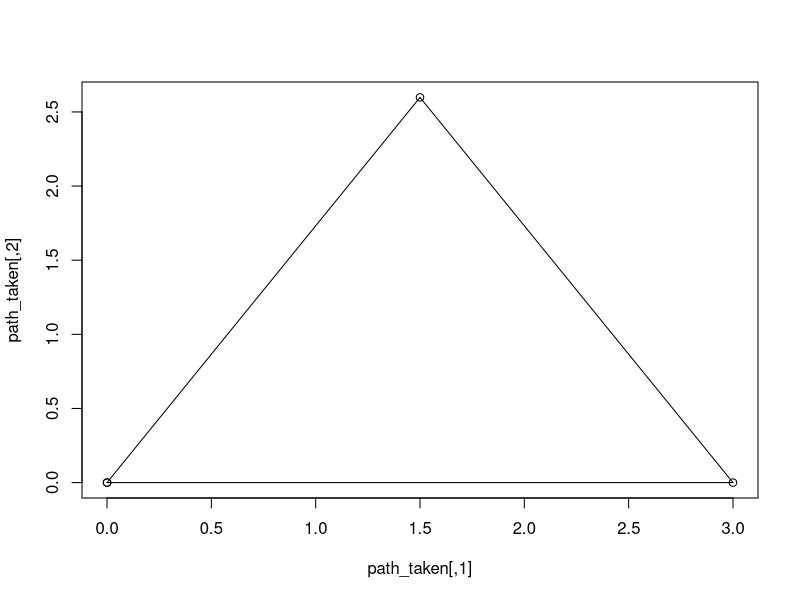

Reproduce this figure in R.
## ---- chunk 1
library(gganimate)
## ---- chunk 2
gif_file("./img/turtle.gif")
## ---- chunk 3
library(methods)
setClass("Turtle", 
         slots = c(location = "numeric", orientation = "numeric", path = "matrix")
)
## ---- chunk 4
lil_turtle <- new("Turtle", 
                  location = c(0,0), 
                  orientation = 0,
                  path = matrix(c(0,0), ncol = 2))
lil_turtle
## ---- chunk 5
lil_turtle@location
lil_turtle@orientation
## ---- chunk 6
okTurtle <- function(object) {
  # check location has length 2
  loc_ln <- length(object@location)
  # check orientation is between -360 to 360 and has length one
  orientation <- object@orientation
  # check path is a numeric matrix
  path <- object@path
  c(if (loc_ln != 2) "location must have length two.",
    if (length(orientation) != 1) "orientation must have length one.",
    if (abs(orientation) > 360) paste("orientation angle", orientation, "must be between -360 and 360 degrees."),
    if (mode(path) != "numeric") "path must be a numeric matrix",
    if (ncol(path) != 2) "path must have two columns"
  )
  TRUE
}

setValidity("Turtle", okTurtle)
## ---- chunk 7
Turtle <- function(location = c(0,0), orientation = 0) {
  new("Turtle", 
      location = location, 
      orientation = orientation,
      path = matrix(location, ncol = 2))
}
## ---- chunk 8
setGeneric("forward", 
           function(x, ...) standardGeneric("forward")
)

## ---- chunk 9
setGeneric("turn", function(x, ...) standardGeneric("turn"))
## ---- chunk 10
setGeneric("location", function(x) standardGeneric("location"))
setGeneric("location<-", function(x, value) standardGeneric("location<-"))
setGeneric("orientation", function(x) standardGeneric("orientation"))
setGeneric("orientation<-", function(x, value) standardGeneric("orientation<-"))
setGeneric("path", function(x) standardGeneric("path"))
setGeneric("path<-", function(x, value) standardGeneric("path<-"))
## ---- chunk 11
setMethod("location", signature = "Turtle", function(x) x@location)
setMethod("orientation", signature = "Turtle", function(x) x@orientation)
setMethod("path", signature = "Turtle", function(x) x@path )
## ---- chunk 12
setMethod("location<-", signature = "Turtle", function(x, value) {
  x@location <- value
  stopifnot(validObject(x))
  x
})

setMethod("orientation<-", signature = "Turtle", function(x, value) {
  x@orientation <- orientation(x) + value
  stopifnot(validObject(x))
  x
})

setMethod("path<-", "Turtle", function(x, value) {
  x@path <- rbind(path(x), matrix(value, ncol = 2))
  stopifnot(validObject(x))
  x
})

## ---- chunk 13
setMethod("forward", signature = "Turtle",
          function(x, steps) {
            location <- location(x)
            angle <- orientation(x) * pi / 180
            x_dir <- steps * cos(angle)
            y_dir <- steps * sin(angle)
            
            new_location <- c(location[1] + x_dir, 
                              location[2] + y_dir)
            
            location(x) <- new_location
            path(x) <- new_location
            
            x
          })

setMethod("turn", "Turtle", function(x, angle) {
  orientation(x) <- angle
  x
})
## ---- chunk 14
setMethod("show", "Turtle",
          function(object) {
            utf8::utf8_print(paste("\U1F422",
                                   paste("Located at:", paste(round(location(object), 1), collapse = ",")),
                                   paste("Facing:", orientation(object), "degrees"),
                                   collapse = "\n"))
          })

lil_turtle
## ---- chunk 15
library(magrittr)
turtle <- Turtle()

turtle <- turtle %>% 
  turn(angle = 60) %>% 
  forward(steps = 3) %>%
  turn(angle = -120) %>% 
  forward(steps = 3) %>% 
  turn(angle = -120) %>% 
  forward(steps = 3)

turtle 
path_taken <- path(turtle)
plot(path_taken)
segments(path_taken[1:3,1], 
         path_taken[1:3,2], 
         path_taken[2:4, 1], 
         path_taken[2:4, 2])
## ---- chunk 16
setClass("TurtleWithPen", 
         slots = c(colour = "character", thickness = "numeric", on = "logical"),
         contains = "Turtle")
## ---- chunk 17
TurtleWithPen <- function(x, colour = "pink", thickness = 1, on = FALSE) {
  new("TurtleWithPen", colour = colour, thickness = thickness, on = on, x)
}

turtle <- TurtleWithPen(Turtle())
turtle
class(turtle)
## ---- chunk 18
turtle %>% 
  turn(angle = 60) %>% 
  forward(steps = 3) %>%
  turn(angle = -120) %>% 
  forward(steps = 3) %>% 
  turn(angle = -120) %>% 
  forward(steps = 3)
## ---- chunk 19
setMethod("show", "TurtleWithPen", 
          function(object) {
            if (object@on) {
              path <- path(object)
              colnames(path) <- c("x", "y")
              path_tbl <- data.frame(path, id = seq_len(nrow(path)))
              plot <- ggplot2::ggplot(data = path_tbl) + 
                ggplot2::geom_path(ggplot2::aes(x, y), 
                                   colour = object@colour, 
                                   size = object@thickness) +
                ggplot2::theme_void() + 
                gganimate::transition_reveal(id)
              gganimate::animate(plot)
            } else {
              callNextMethod()
            }
          })
## ---- chunk 20
pendown <- function(x) {
  x@on <- TRUE
  x
}
penup <- function(x) {
  x@on <- FALSE
  x
}

turtle <- turtle %>% 
  pendown() %>% 
  turn(angle = 60) %>% 
  forward(steps = 3) %>%
  turn(angle = -120) %>% 
  forward(steps = 3) %>% 
  turn(angle = -120) %>% 
  forward(steps = 3)


turtle %>% 
  show()
## ---- chunk 21
turtle %>% 
  penup() 
## ---- chunk 22
star_pupil <- TurtleWithPen(Turtle(c(30,30), -100), 
                            colour = "green", thickness = 2) 

draw_star <- function(x) {
  x <- forward(x, steps = 30)
  for (i in 1:8) {
    x <- turn(x, angle = 140)
    x <- forward(x, steps = 30)
    x <- turn(x, angle = -100)
    x <- forward(x, steps = 30)
  }
  x <- turn(x, angle = 140)
  forward(x, steps = 30)
}

star_pupil %>% 
  pendown() %>% 
  draw_star() %>% 
  show()
